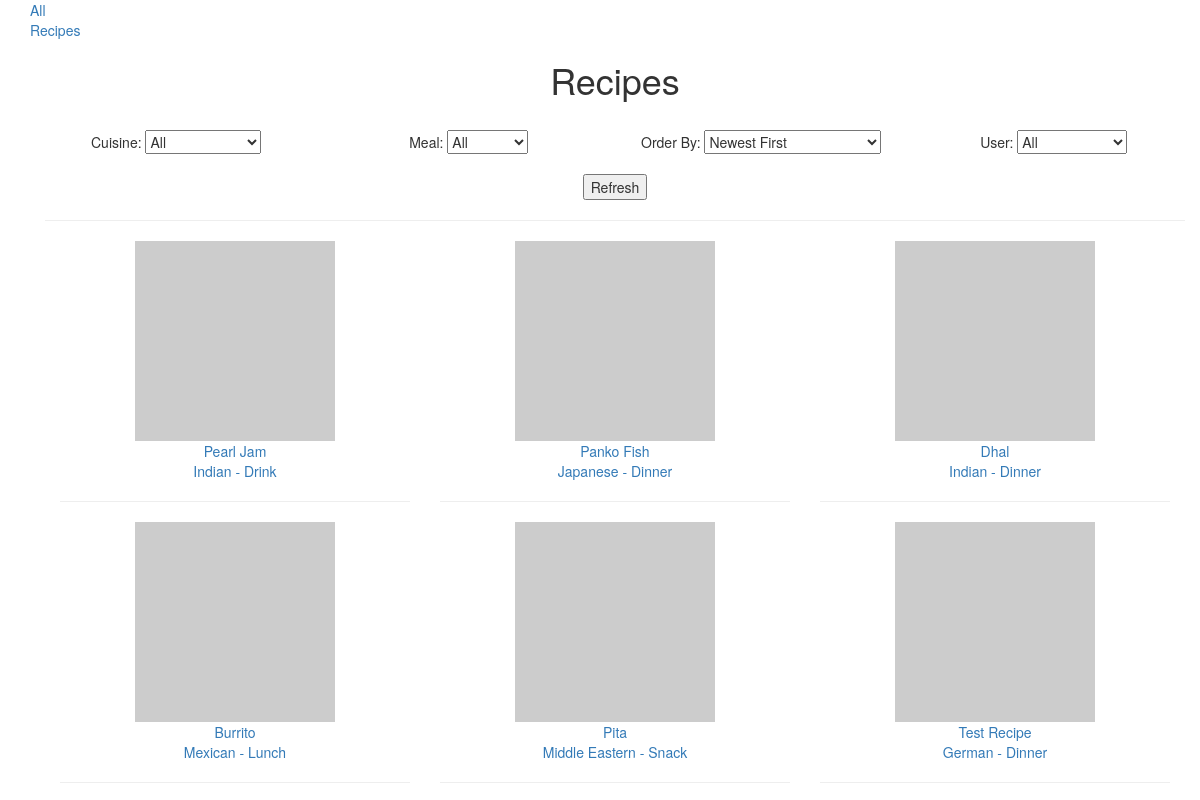
The app's page /recipes/ with its own data.
### database_setup.py (models this page shows, shortened)
class Recipe(Base):
    __tablename__ = 'recipe'
    id = Column(Integer, primary_key=True)
    name = Column(String(250), nullable=False)
    cuisine = Column(String(250))
    meal = Column(String(250))
    date = Column(DateTime)
    picture = Column(String(500))
    user_id = Column(Integer,ForeignKey('user.id'))
    user = relationship(User)

### project.py (the view)
@app.route('/', methods=['GET', 'POST'])
@app.route('/recipes/', methods=['GET', 'POST'])
@app.route('/recipes/<int:user_id>', methods=['GET', 'POST'])
def showRecipes(user_id=""):
    cuisines[0] = "All"
    meals[0] = "All"
    if request.method == 'POST':
        recipes = session.query(Recipe).order_by(Recipe.date)
        cuisine = request.form['cuisine']
        if cuisine != "All":
            recipes = recipes.filter_by(cuisine=cuisine)
        meal = request.form['meal']
        if meal != "All":
            recipes = recipes.filter_by(meal=meal)
        userSelect = request.form['user']
        if userSelect != "All":
            userSelect = int(userSelect)
            recipes = recipes.filter_by(user_id=userSelect)
        order = request.form['order']
        if order == "Newest":
            recipes = recipes.order_by(Recipe.date.desc())
        elif order == "Oldest":
            recipes = recipes.order_by(Recipe.date.asc())
        elif order == "Alphabetically by Name":
            print "alpha"
            recipes = recipes.order_by(Recipe.name)
        elif order == "Alphabetically by Creator":
            print "alpha"
            recipes = recipes.order_by(Recipe.user)
        users = session.query(User).order_by(User.id)
        return render_template('recipes.html', recipes=recipes, users=users, cuisine=cuisine, meal=meal, order=order, userSelect=userSelect, meals=meals, cuisines=cuisines)
    else:
        users = session.query(User).order_by(User.id)
        if user_id == "":
            print "no user id"
            recipes = session.query(Recipe).order_by(Recipe.date.desc())
            return render_template('recipes.html', recipes=recipes, users=users, meals=meals, cuisines=cuisines)
        else:
            print "user id"
            recipes = session.query(Recipe).filter_by(user_id=user_id).order_by(Recipe.date.desc())
            return render_template('recipes.html', recipes=recipes, users=users, userSelect=login_session['user_id'], meals=meals, cuisines=cuisines)

### Templates/recipes.html (shortened to what this page needs)
{% extends "base.html" %}
{% block content %}
	<div class="container text-center">
		<div class="row">
			<h1>Recipes</h1>
		</div>
		<br>
		<div class="row">
			<form method="POST">
				<div class="col-md-3">
					Cuisine:
					<select name="cuisine">
						{% for cuisineType in cuisines %}
							<option value="{{ cuisineType }}" {% if cuisine == cuisineType %}Selected{% endif %}>{{ cuisineType }}</option>
						{% endfor %}
					</select>
				</div>
				<div class="col-md-3">
					Meal:
					<select name="meal">
						{% for mealType in meals %}
							<option value="{{ mealType }}" {% if meal == mealType %}Selected{% endif %}>{{ mealType }}</option>
						{% endfor %}
					</select>
				</div>
				<div class="col-md-3">
					Order By:
					<select name="order">
						<option value="Newest">Newest First</option>
					</select>
				</div>
				<div class="col-md-3">
					User:
					<select name="user">
						<option value="All">All</option>
					</select>
				</div>
			</div>
			<br>
			<div class="row">
				<input type="submit" value="Refresh">
			</div>
		<hr>
		<div class="recipes">
			{% for recipe in recipes%}
				<div class="col-md-4 recipe">
					<a href="{{ url_for('showRecipe', recipe_id=recipe.id) }}">
						<img src="{{ recipe.picture }}">
						<br>
						{{ recipe.name }}
						<br>
						{{ recipe.cuisine }} - {{ recipe.meal }}
					</a>
					<hr>
				</div>
			{% endfor %}
		</div>
	</div>
{% endblock %}

### Templates/base.html (shortened to what this page needs)
<!DOCTYPE html>
<html lang="en">
	<head>
		<link rel="stylesheet" href="//netdna.bootstrapcdn.com/bootstrap/3.1.1/css/bootstrap.min.css">
	</head>
	<body>
		<div id="header" class="container">
			<div class="row">
				<div id="navigation" class="col-md-1">
					<a href="{{ url_for('showRecipes') }}">All Recipes</a>
				</div>
			</div>
		</div>
		<div class="container">
			{% block content %}
			{% endblock %}
		</div>
	</body>
</html>

### records on screen
Recipe: name "Pearl Jam", cuisine "Indian", meal "Drink"
Recipe: name "Panko Fish", cuisine "Japanese", meal "Dinner"
Recipe: name "Dhal", cuisine "Indian", meal "Dinner"
Recipe: name "Burrito", cuisine "Mexican", meal "Lunch"
Recipe: name "Pita", cuisine "Middle Eastern", meal "Snack"
Recipe: name "Test Recipe", cuisine "German", meal "Dinner"

### other values on screen
form field cuisine "All"
form field meal "All"
